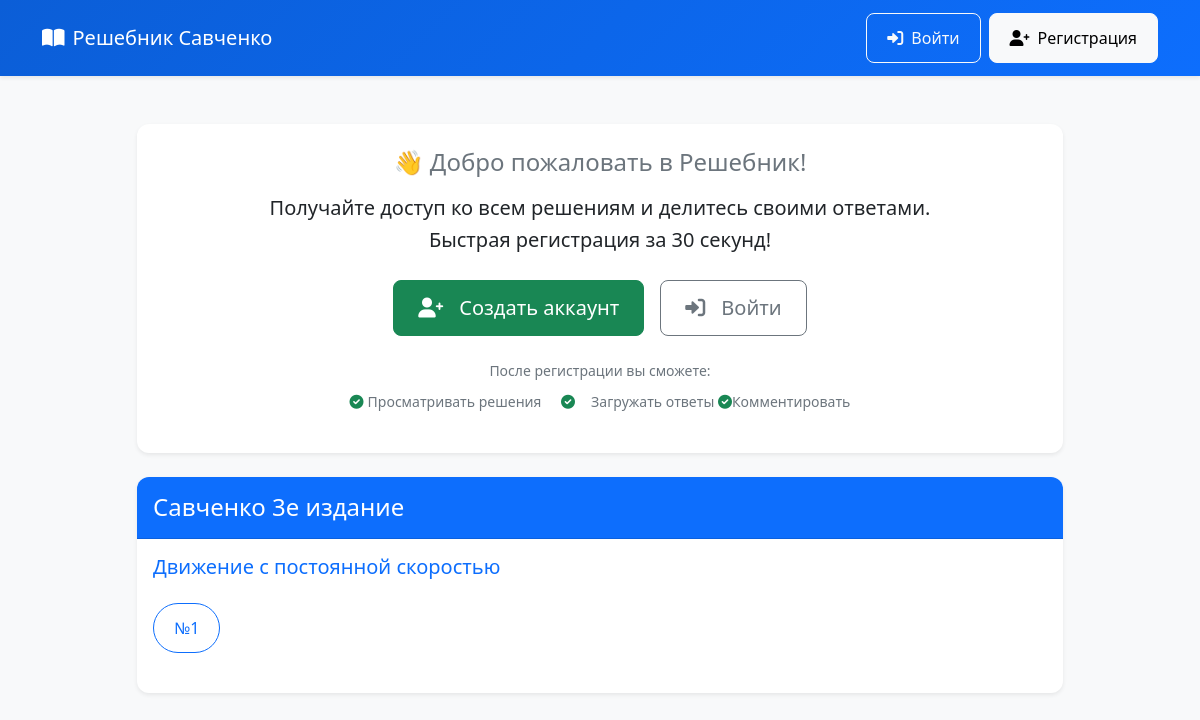
The page / on the database its author committed.
### database.py (models this page shows)
class Problem(Base):
    __tablename__ = "problems"
    id = Column(Integer, primary_key=True)
    grade = Column(String(10), nullable=False)
    chapter = Column(String(100), nullable=False)
    number = Column(String(20), nullable=False)
    solutions = relationship("Solution", back_populates="problem")

### main.py (the view)
@app.get("/", response_class=HTMLResponse)
async def index(request: Request, db: DBSession = Depends(get_db)):
    user = await get_current_user(request, db)
    problems = db.query(Problem).order_by(Problem.grade, Problem.chapter, Problem.number).all()
    problem_map = {}
    for p in problems:
        if p.grade not in problem_map:
            problem_map[p.grade] = {}
        if p.chapter not in problem_map[p.grade]:
            problem_map[p.grade][p.chapter] = []
        problem_map[p.grade][p.chapter].append(p.number)
    return templates.TemplateResponse("index.html", {
        "request": request,
        "problems": problem_map,
        "user": user
    })

### templates/index.html (shortened to what this page needs)
{% extends "base.html" %}
{% block content %}
<div class="row">
    <div class="col-lg-10 mx-auto">
        {% if not user %}
        <div class="card shadow-sm mb-4 welcome-card">
            <div class="card-body text-center py-4">
                <h4 class="text-muted mb-3">👋 Добро пожаловать в Решебник!</h4>
                <p class="lead mb-4">
                    Получайте доступ ко всем решениям и делитесь своими ответами.<br>
                    Быстрая регистрация за 30 секунд!
                </p>
                <div class="d-flex justify-content-center gap-3 flex-wrap">
                    <a href="/register" class="btn btn-success btn-lg px-4">
                        <i class="fas fa-user-plus me-2"></i>Создать аккаунт
                    </a>
                    <a href="/login" class="btn btn-outline-secondary btn-lg px-4">
                        <i class="fas fa-sign-in-alt me-2"></i>Войти
                    </a>
                </div>
                <p class="text-muted mt-4 small">
                    После регистрации вы сможете:
                    <span class="d-block mt-2">
                        <i class="fas fa-check-circle text-success me-1"></i>Просматривать решения
                        <i class="fas fa-check-circle text-success mx-3"></i>Загружать ответы
                        <i class="fas fa-check-circle text-success"></i>Комментировать
                    </span>
                </p>
            </div>
        </div>
        {% endif %}
        {% if problems %}
            {% for grade, chapters in problems.items() %}
            <div class="card shadow-sm mb-4">
                <div class="card-header bg-primary text-white d-flex justify-content-between align-items-center py-3">
                    <h4 class="mb-0">{{ grade }} </h4>
                </div>
                <div class="card-body">
                    {% for chapter, numbers in chapters.items() %}
                    <div class="mb-4">
                        <div class="d-flex justify-content-between align-items-center mb-3">
                            <h5 class="text-primary">{{ chapter }}</h5>
                        </div>
                        <div class="d-flex flex-wrap gap-2">
                            {% for number in numbers|sort %}
                            <a href="/problem/{{ grade }}-{{ chapter|replace(' ', '_') }}-{{ number }}"
                               class="btn btn-outline-primary rounded-pill">
                                №{{ number }}
                            </a>
                            {% endfor %}
                        </div>
                    </div>
                    {% endfor %}
                </div>
            </div>
            {% endfor %}
        {% endif %}
    </div>
</div>
{% endblock %}

### static/css/style.css (style rules this page uses)
:root { --primary-color: #0d6efd; --secondary-color: #6c757d; --success-color: #198754; --danger-color: #dc3545; --light-color: #f8f9fa; --dark-color: #212529; }
body { background-color: var(--light-color); font-family: 'Segoe UI', system-ui, -apple-system, sans-serif; line-height: 1.6; color: var(--dark-color); }
.card { border: none; border-radius: 12px; overflow: hidden; transition: transform 0.3s ease, box-shadow 0.3s ease; }
.btn { border-radius: 8px; padding: 0.75rem 1.25rem; transition: all 0.2s ease; display: inline-flex; align-items: center; gap: 0.5rem; }

### rows shown on the page
Problem: grade "Савченко 3е издание", chapter "Движение с постоянной скоростью", numbers "1"
